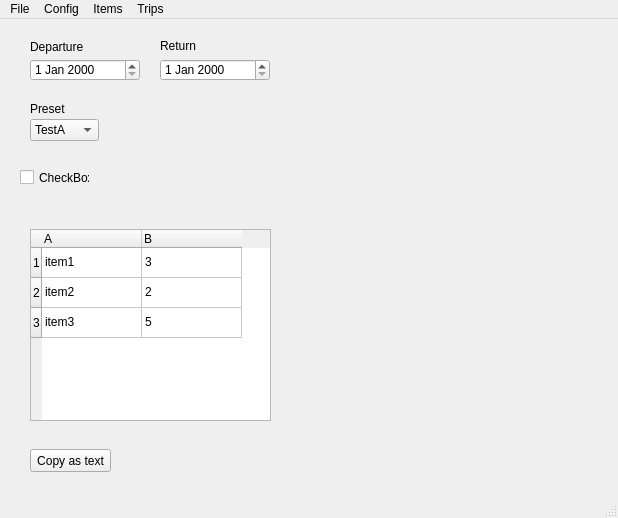
<?xml version="1.0" encoding="UTF-8"?>
<ui version="4.0">
 <class>MainWindow</class>
 <widget class="QMainWindow" name="MainWindow">
  <property name="geometry">
   <rect>
    <x>0</x>
    <y>0</y>
    <width>618</width>
    <height>518</height>
   </rect>
  </property>
  <property name="windowTitle">
   <string>MainWindow</string>
  </property>
  <widget class="QWidget" name="centralwidget">
   <widget class="QDateEdit" name="departureDate">
    <property name="geometry">
     <rect>
      <x>30</x>
      <y>40</y>
      <width>110</width>
      <height>22</height>
     </rect>
    </property>
   </widget>
   <widget class="QComboBox" name="comboBox">
    <property name="geometry">
     <rect>
      <x>30</x>
      <y>100</y>
      <width>69</width>
      <height>22</height>
     </rect>
    </property>
    <item>
     <property name="text">
      <string>TestA</string>
     </property>
    </item>
    <item>
     <property name="text">
      <string>TestB</string>
     </property>
    </item>
    <item>
     <property name="text">
      <string>TestC</string>
     </property>
    </item>
   </widget>
   <widget class="QDateEdit" name="returnDate">
    <property name="geometry">
     <rect>
      <x>160</x>
      <y>40</y>
      <width>110</width>
      <height>22</height>
     </rect>
    </property>
   </widget>
   <widget class="QLabel" name="departureLabel">
    <property name="geometry">
     <rect>
      <x>30</x>
      <y>20</y>
      <width>71</width>
      <height>16</height>
     </rect>
    </property>
    <property name="text">
     <string>Departure</string>
    </property>
   </widget>
   <widget class="QLabel" name="returnLabel">
    <property name="geometry">
     <rect>
      <x>160</x>
      <y>20</y>
      <width>47</width>
      <height>13</height>
     </rect>
    </property>
    <property name="text">
     <string>Return</string>
    </property>
   </widget>
   <widget class="QCheckBox" name="checkBox">
    <property name="geometry">
     <rect>
      <x>20</x>
      <y>150</y>
      <width>70</width>
      <height>17</height>
     </rect>
    </property>
    <property name="text">
     <string>CheckBox</string>
    </property>
   </widget>
   <widget class="QLabel" name="label">
    <property name="geometry">
     <rect>
      <x>30</x>
      <y>80</y>
      <width>47</width>
      <height>20</height>
     </rect>
    </property>
    <property name="text">
     <string>Preset</string>
    </property>
   </widget>
   <widget class="QPushButton" name="pushButton">
    <property name="geometry">
     <rect>
      <x>30</x>
      <y>430</y>
      <width>81</width>
      <height>23</height>
     </rect>
    </property>
    <property name="text">
     <string>Copy as text</string>
    </property>
   </widget>
   <widget class="QTableWidget" name="tableWidget">
    <property name="geometry">
     <rect>
      <x>30</x>
      <y>210</y>
      <width>241</width>
      <height>192</height>
     </rect>
    </property>
    <row>
     <property name="text">
      <string>1</string>
     </property>
    </row>
    <row>
     <property name="text">
      <string>2</string>
     </property>
    </row>
    <row>
     <property name="text">
      <string>3</string>
     </property>
    </row>
    <column>
     <property name="text">
      <string>A</string>
     </property>
     <property name="textAlignment">
      <set>AlignLeading|AlignVCenter</set>
     </property>
    </column>
    <column>
     <property name="text">
      <string>B</string>
     </property>
     <property name="font">
      <font>
       <strikeout>false</strikeout>
      </font>
     </property>
     <property name="textAlignment">
      <set>AlignLeading|AlignVCenter</set>
     </property>
    </column>
    <item row="0" column="0">
     <property name="text">
      <string>item1</string>
     </property>
    </item>
    <item row="0" column="1">
     <property name="text">
      <string>3</string>
     </property>
     <property name="flags">
      <set>ItemIsSelectable|ItemIsDropEnabled|ItemIsUserCheckable|ItemIsEnabled</set>
     </property>
    </item>
    <item row="1" column="0">
     <property name="text">
      <string>item2</string>
     </property>
    </item>
    <item row="1" column="1">
     <property name="text">
      <string>2</string>
     </property>
    </item>
    <item row="2" column="0">
     <property name="text">
      <string>item3</string>
     </property>
    </item>
    <item row="2" column="1">
     <property name="text">
      <string>5</string>
     </property>
    </item>
   </widget>
  </widget>
  <widget class="QStatusBar" name="statusbar"/>
  <widget class="QMenuBar" name="menubar">
   <property name="geometry">
    <rect>
     <x>0</x>
     <y>0</y>
     <width>618</width>
     <height>21</height>
    </rect>
   </property>
   <widget class="QMenu" name="menuConfig">
    <property name="title">
     <string>Items</string>
    </property>
    <addaction name="actionSet_essentials"/>
   </widget>
   <widget class="QMenu" name="menuFile">
    <property name="title">
     <string>File</string>
    </property>
    <addaction name="actionOpen"/>
    <addaction name="separator"/>
    <addaction name="actionSave"/>
    <addaction name="actionSave_as"/>
    <addaction name="separator"/>
    <addaction name="actionSave_list_to_file"/>
    <addaction name="actionCopy_list_as_text"/>
   </widget>
   <widget class="QMenu" name="menuConfig_2">
    <property name="title">
     <string>Config</string>
    </property>
    <addaction name="actionItems"/>
   </widget>
   <widget class="QMenu" name="menuTrips">
    <property name="title">
     <string>Trips</string>
    </property>
   </widget>
   <addaction name="menuFile"/>
   <addaction name="menuConfig_2"/>
   <addaction name="menuConfig"/>
   <addaction name="menuTrips"/>
  </widget>
  <action name="actionCopy_list_as_text">
   <property name="text">
    <string>Copy list to clipboard</string>
   </property>
  </action>
  <action name="actionSave_list_to_file">
   <property name="text">
    <string>Export list as text</string>
   </property>
  </action>
  <action name="actionSave">
   <property name="text">
    <string>Save</string>
   </property>
  </action>
  <action name="actionSave_as">
   <property name="text">
    <string>Save as...</string>
   </property>
  </action>
  <action name="actionOpen">
   <property name="text">
    <string>Open</string>
   </property>
  </action>
  <action name="actionConfigure_tems">
   <property name="text">
    <string>Items</string>
   </property>
  </action>
  <action name="actionConfigure_essentials">
   <property name="text">
    <string>Essentials</string>
   </property>
  </action>
  <action name="actionSet_essentials">
   <property name="text">
    <string>Essential list</string>
   </property>
  </action>
  <action name="actionConfigure">
   <property name="text">
    <string>Configure</string>
   </property>
  </action>
  <action name="actionItems">
   <property name="text">
    <string>Items</string>
   </property>
  </action>
 </widget>
 <resources/>
 <connections/>
</ui>
